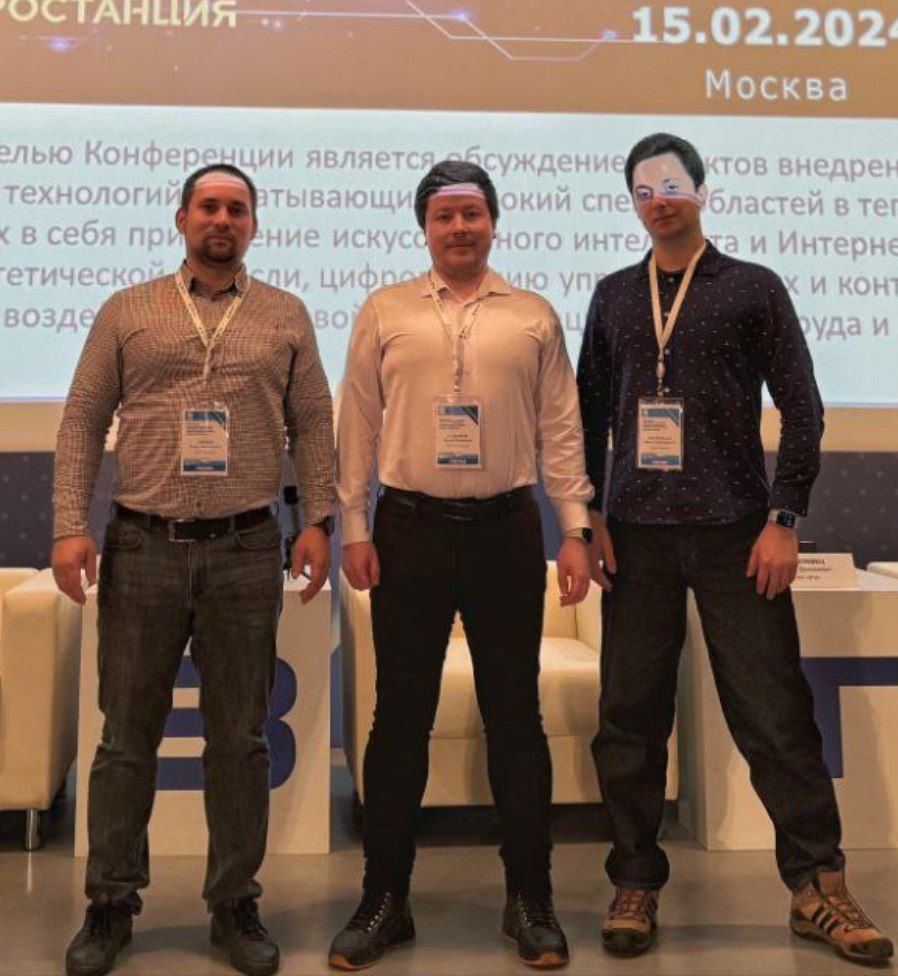
#> input picture egor/example_sad.jpg, 898 x 976 px
$ python egor_lab_1.py
#> lines starting #> are read from the running program, lines starting #| are printed output that depends on the picture; after the words box and inside, x2 and y2 are one past the last pixel; in counts of white or black regions, pixels touching at a corner belong together
import numpy as np
import imutils
import cv2

puzzle = cv2.imread("example_sad.jpg")
#> puzzle is the input picture: shape (976, 898, 3); mean B, G, R 89.6, 103.4, 124
face = cv2.imread("example_face.png")
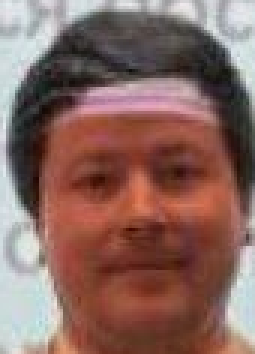
#> input picture egor/example_face.png, 85 x 118 px (shown 3 times larger)
#> face is the input picture: shape (118, 85, 3); mean B, G, R 95.8, 102.8, 136.4
faceHeight, faceWidth = face.shape[:2]
#> faceHeight = 118; faceWidth = 85

result = cv2.matchTemplate(puzzle, face, cv2.TM_CCOEFF)
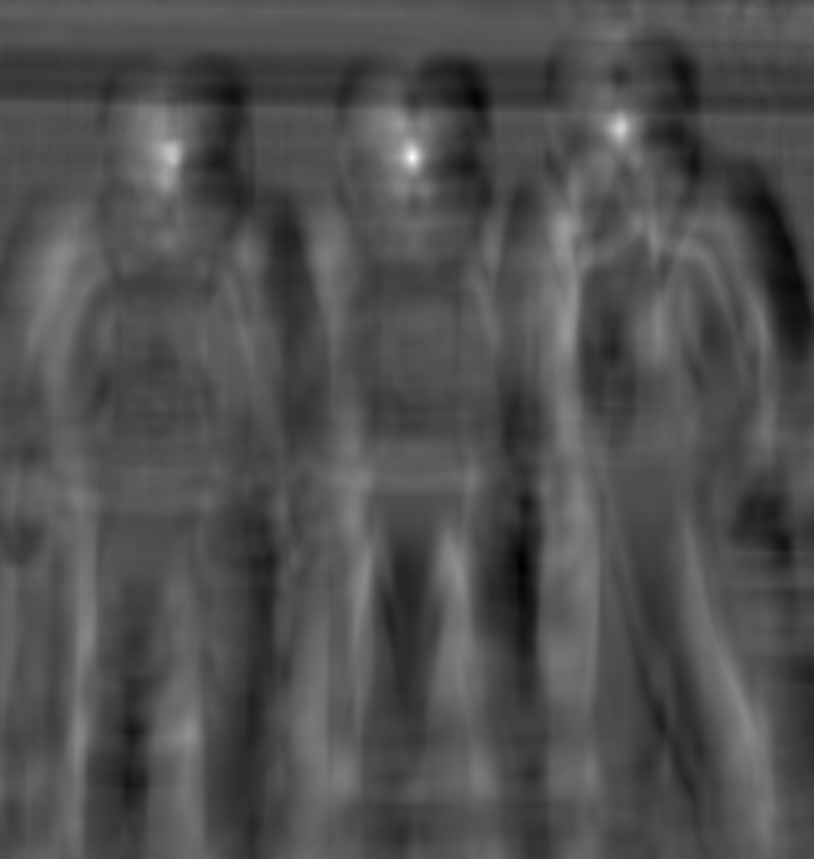
#> result: shape (859, 814) float32; min -49979896, max 110710152, mean 460042.8; drawn with min black and max white
_, _, minLoc, maxLoc = cv2.minMaxLoc(result)
#> minLoc = (521, 566); maxLoc = (412, 157)
topLeft = maxLoc
#> topLeft = (412, 157)
botRight = (topLeft[0] + faceWidth, topLeft[1] + faceHeight)
#> botRight = (497, 275)
roi = puzzle[topLeft[1]:botRight[1], topLeft[0]:botRight[0]]

mask = np.zeros(puzzle.shape, dtype="uint8")
puzzle = cv2.addWeighted(puzzle, 0.25, mask, 0.75, 0)
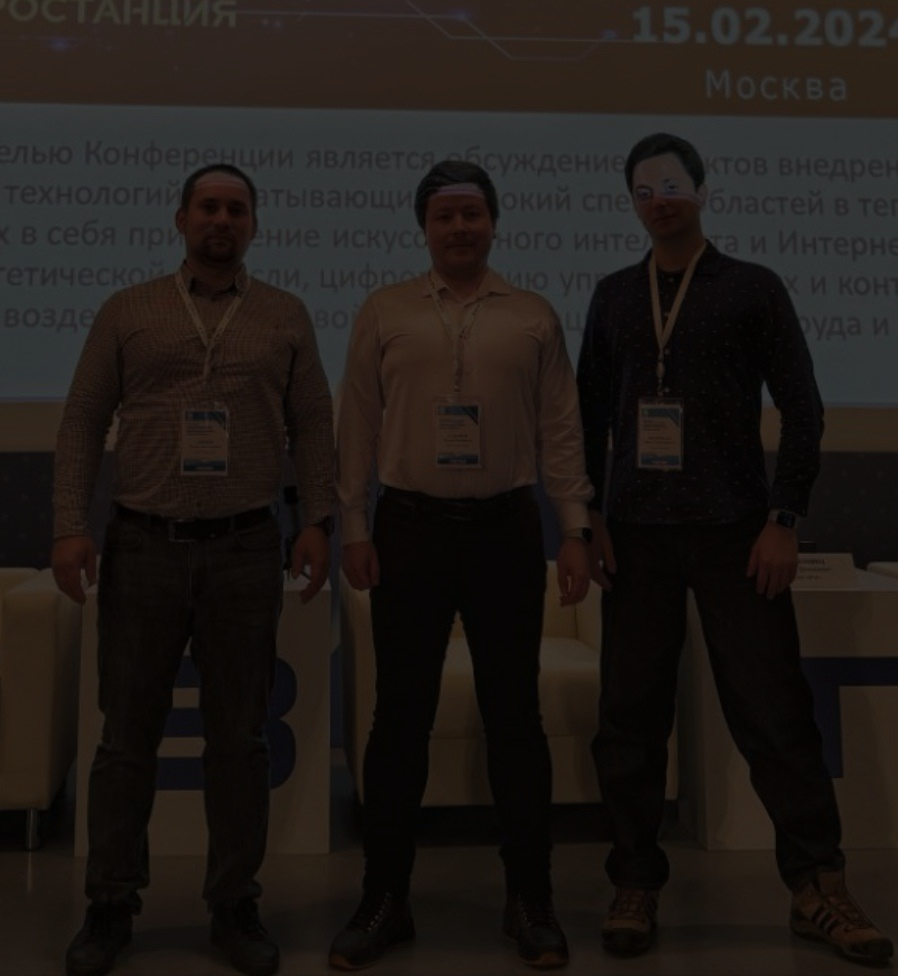
#> puzzle: shape (976, 898, 3); mean B, G, R 22.4, 25.8, 31

puzzle[topLeft[1]:botRight[1], topLeft[0]:botRight[0]] = roi
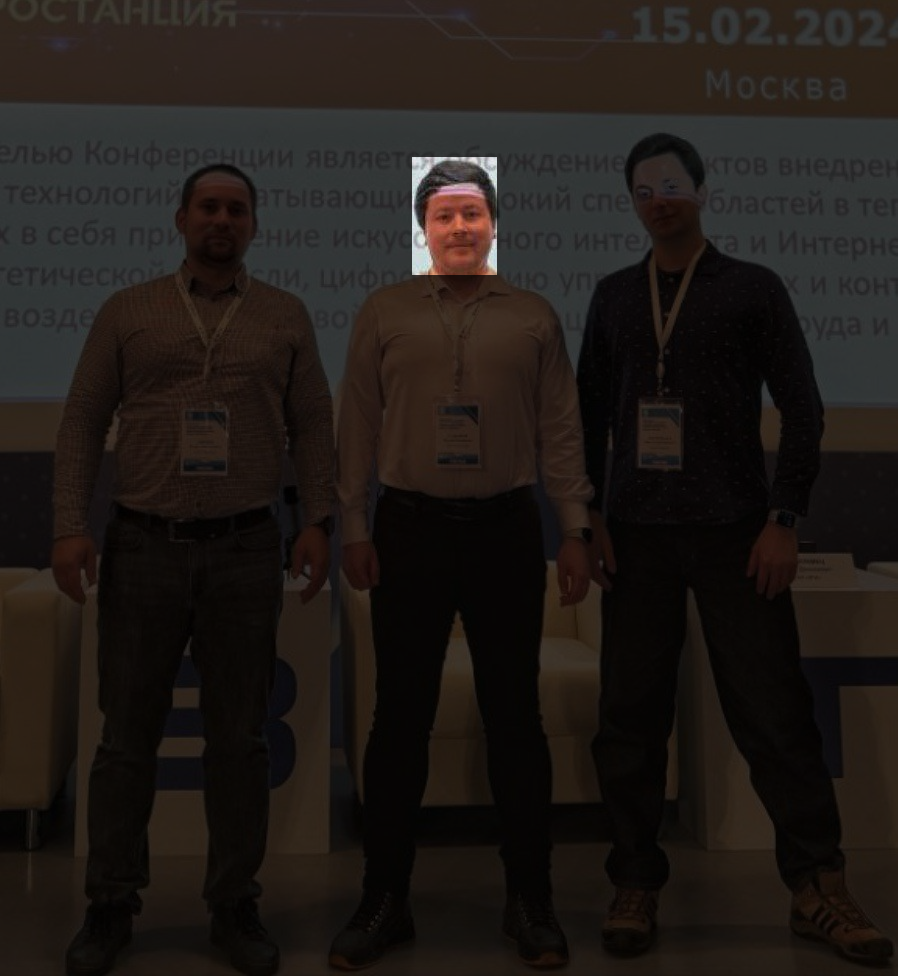
#> puzzle: shape (976, 898, 3); 1.14% of pixels changed, all inside (x1, y1, x2, y2) = (412, 157, 497, 275)

cv2.imshow("Puzzle", imutils.resize(puzzle, height=650))
cv2.imshow("SAD", face)
cv2.waitKey(0)
